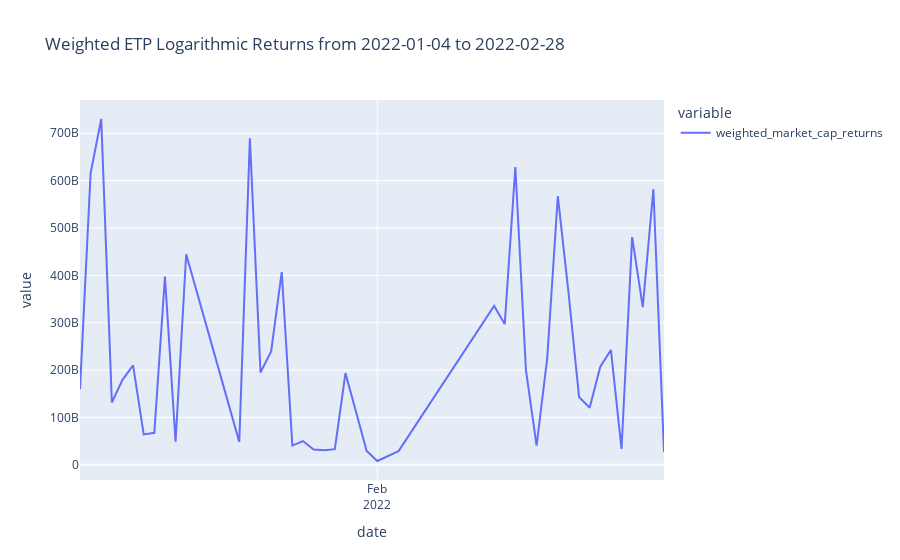

Source (notebook cell):
### Markdown cell above
## Plot Weighted Sum and Bitcoin market cap
The next two cells plot the weighted sum of the ETP and the Bitcoin market-caps to compare the differences

### Weighted sum plot

### Code cell
import plotly.express as px

''' To plot the data transform back to coind ids to be individual columns '''
weigted_sum_df = pd.DataFrame(_actual_weighted_sum_df)
_min_date = weigted_sum_df["date"].min()
_max_date = weigted_sum_df["date"].max()
weigted_sum_df.reset_index(inplace=True)

_title = "Weighted ETP Logarithmic Returns from "+str(_min_date)+" to "+str(_max_date)
fig = px.line(weigted_sum_df, x="date", y=['weighted_market_cap_returns'],
#               color='red',
              hover_data={"date": "|%B %d, %Y", "coins": True, "best_weights": True},
              title=_title,)

fig.update_xaxes(
    dtick="M1",
    tickformat="%b\n%Y")
fig.show()

### Figure 1 — Plotly figure (JSON) as saved in the notebook; plotly's stock layout.template omitted (floating-point values rounded to 4 significant figures; data arrays with more than 128 entries replaced by an {"elided": "..."} marker saying what was removed)
{"data": [{"customdata": {"elided": "42 rows, 376 mixed values in total"}, "hovertemplate": "variable=weighted_market_cap_returns<br>date=%{x|%B %d, %Y}<br>value=%{y}<br>coins=%{customdata[0]}<br>best_weights=%{customdata[1]}<extra></extra>", "legendgroup": "weighted_market_cap_returns", "line": {"color": "#636efa", "dash": "solid"}, "marker": {"symbol": "circle"}, "mode": "lines", "name": "weighted_market_cap_returns", "orientation": "v", "showlegend": true, "type": "scatter", "x": ["2022-01-04", "2022-01-05", "2022-01-06", "2022-01-07", "2022-01-08", "2022-01-09", "2022-01-10", "2022-01-11", "2022-01-12", "2022-01-13", "2022-01-14", "2022-01-19", "2022-01-20", "2022-01-21", "2022-01-22", "2022-01-23", "2022-01-24", "2022-01-25", "2022-01-26", "2022-01-27", "2022-01-28", "2022-01-29", "2022-01-31", "2022-02-01", "2022-02-03", "2022-02-12", "2022-02-13", "2022-02-14", "2022-02-15", "2022-02-16", "2022-02-17", "2022-02-18", "2022-02-19", "2022-02-20", "2022-02-21", "2022-02-22", "2022-02-23", "2022-02-24", "2022-02-25", "2022-02-26", "2022-02-27", "2022-02-28"], "xaxis": "x", "y": [159500000000.0, 615700000000.0, 730200000000.0, 131500000000.0, 179300000000.0, 209900000000.0, 64210000000.0, 67510000000.0, 397400000000.0, 48530000000.0, 444600000000.0, 48330000000.0, 689300000000.0, 194900000000.0, 239400000000.0, 407200000000.0, 40470000000.0, 50070000000.0, 32400000000.0, 30640000000.0, 33020000000.0, 193500000000.0, 28990000000.0, 7983000000.0, 28780000000.0, 335500000000.0, 297200000000.0, 628700000000.0, 199400000000.0, 40540000000.0, 224900000000.0, 567100000000.0, 364900000000.0, 143100000000.0, 120500000000.0, 207200000000.0, 242500000000.0, 33520000000.0, 480700000000.0, 332900000000.0, 582000000000.0, 27300000000.0], "yaxis": "y"}], "layout": {"legend": {"title": {"text": "variable"}, "tracegroupgap": 0}, "title": {"text": "Weighted ETP Logarithmic Returns from 2022-01-04 to 2022-02-28"}, "xaxis": {"anchor": "y", "domain": [0, 1], "dtick": "M1", "tickformat": "%b\n%Y", "title": {"text": "date"}}, "yaxis": {"anchor": "x", "domain": [0, 1], "title": {"text": "value"}}}}
